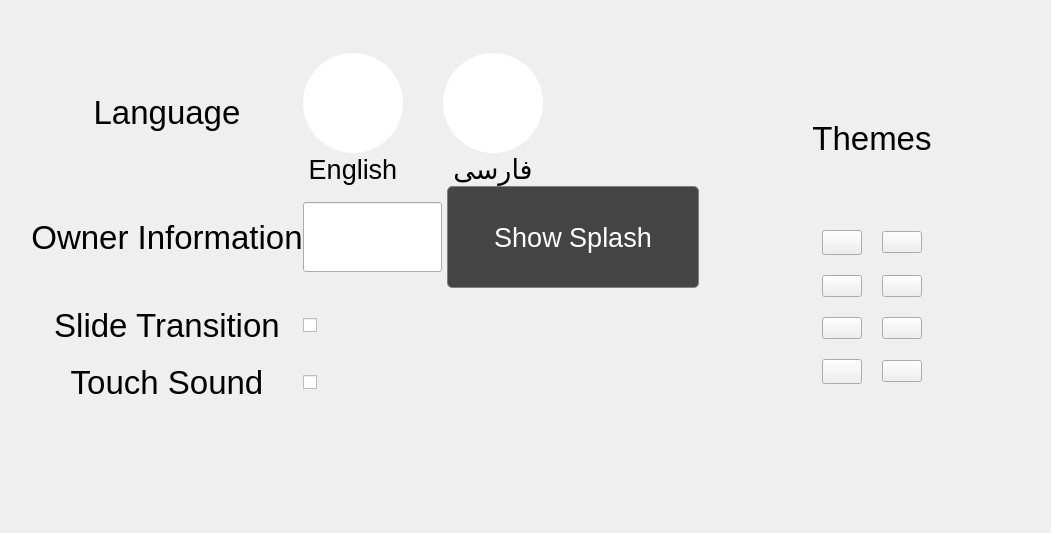
          <widget class="QWidget" name="uiPage">
           <layout class="QVBoxLayout" name="verticalLayout_54">
            <item>
             <layout class="QVBoxLayout" name="verticalLayout_53" stretch="8,2">
              <property name="spacing">
               <number>0</number>
              </property>
              <property name="leftMargin">
               <number>20</number>
              </property>
              <property name="topMargin">
               <number>0</number>
              </property>
              <property name="bottomMargin">
               <number>0</number>
              </property>
              <item>
               <layout class="QHBoxLayout" name="horizontalLayout_78" stretch="4,2">
                <property name="topMargin">
                 <number>0</number>
                </property>
                <item>
                 <layout class="QGridLayout" name="gridLayout_2" rowstretch="1,4,0,0,0,0,0,0" columnstretch="1,2" rowminimumheight="0,0,0,0,0,0,0,0">
                  <property name="topMargin">
                   <number>0</number>
                  </property>
                  <property name="rightMargin">
                   <number>0</number>
                  </property>
                  <property name="spacing">
                   <number>0</number>
                  </property>
                  <item row="3" column="0">
                   <spacer name="verticalSpacer_38">
                    <property name="orientation">
                     <enum>Qt::Vertical</enum>
                    </property>
                    <property name="sizeHint" stdset="0">
                     <size>
                      <width>20</width>
                      <height>40</height>
                     </size>
                    </property>
                   </spacer>
                  </item>
                  <item row="0" column="0">
                   <widget class="QLabel" name="lblUiError">
                    <property name="font">
                     <font>
                      <family>Arial</family>
                      <pointsize>18</pointsize>
                     </font>
                    </property>
                    <property name="text">
                     <string/>
                    </property>
                    <property name="alignment">
                     <set>Qt::AlignCenter</set>
                    </property>
                   </widget>
                  </item>
                  <item row="6" column="0">
                   <widget class="QLabel" name="lblTouchSound">
                    <property name="font">
                     <font>
                      <family>Arial</family>
                      <pointsize>25</pointsize>
                     </font>
                    </property>
                    <property name="text">
                     <string>Touch Sound</string>
                    </property>
                    <property name="alignment">
                     <set>Qt::AlignCenter</set>
                    </property>
                   </widget>
                  </item>
                  <item row="1" column="0">
                   <widget class="QLabel" name="lblLanguage">
                    <property name="font">
                     <font>
                      <family>Arial</family>
                      <pointsize>25</pointsize>
                     </font>
                    </property>
                    <property name="text">
                     <string>Language</string>
                    </property>
                    <property name="alignment">
                     <set>Qt::AlignCenter</set>
                    </property>
                   </widget>
                  </item>
                  <item row="2" column="1">
                   <layout class="QHBoxLayout" name="horizontalLayout_46">
                    <item>
                     <widget class="LineEdit" name="txtOwnerInfo">
                      <property name="minimumSize">
                       <size>
                        <width>0</width>
                        <height>70</height>
                       </size>
                      </property>
                      <property name="maximumSize">
                       <size>
                        <width>16777215</width>
                        <height>70</height>
                       </size>
                      </property>
                      <property name="font">
                       <font>
                        <family>Arial</family>
                        <pointsize>25</pointsize>
                       </font>
                      </property>
                      <property name="styleSheet">
                       <string notr="true"/>
                      </property>
                      <property name="alignment">
                       <set>Qt::AlignCenter</set>
                      </property>
                     </widget>
                    </item>
                    <item>
                     <widget class="QPushButton" name="btnShowSplash">
                      <property name="font">
                       <font>
                        <family>Arial</family>
                        <pointsize>20</pointsize>
                       </font>
                      </property>
                      <property name="styleSheet">
                       <string notr="true">QPushButton {
background-color: rgb(68, 68, 68);
min-width: 250px;
min-height: 100px;
border-radius: 5px;
border: 1px solid gray;
margin: 0 5px 0 5px;
outline:0;
color:white;
}
QPushButton:hover:!pressed{
background-color:rgb(77, 77, 77);
border: 1px solid white;
}</string>
                      </property>
                      <property name="text">
                       <string>Show Splash</string>
                      </property>
                     </widget>
                    </item>
                   </layout>
                  </item>
                  <item row="4" column="1">
                   <widget class="ToggleButton" name="chbSlideTransition">
                    <property name="text">
                     <string/>
                    </property>
                   </widget>
                  </item>
                  <item row="4" column="0">
                   <widget class="QLabel" name="lblSlideTransition">
                    <property name="font">
                     <font>
                      <family>Arial</family>
                      <pointsize>25</pointsize>
                     </font>
                    </property>
                    <property name="text">
                     <string>Slide Transition</string>
                    </property>
                    <property name="alignment">
                     <set>Qt::AlignCenter</set>
                    </property>
                   </widget>
                  </item>
                  <item row="7" column="0">
                   <spacer name="verticalSpacer_81">
                    <property name="orientation">
                     <enum>Qt::Vertical</enum>
                    </property>
                    <property name="sizeHint" stdset="0">
                     <size>
                      <width>20</width>
                      <height>40</height>
                     </size>
                    </property>
                   </spacer>
                  </item>
                  <item row="1" column="1">
                   <layout class="QGridLayout" name="gridLayout_4" columnstretch="0,0,0,1">
                    <property name="rightMargin">
                     <number>0</number>
                    </property>
                    <property name="spacing">
                     <number>0</number>
                    </property>
                    <item row="1" column="0">
                     <widget class="QPushButton" name="btnEnLang">
                      <property name="minimumSize">
                       <size>
                        <width>100</width>
                        <height>100</height>
                       </size>
                      </property>
                      <property name="maximumSize">
                       <size>
                        <width>100</width>
                        <height>100</height>
                       </size>
                      </property>
                      <property name="styleSheet">
                       <string notr="true">QPushButton {
outline:0;
border-radius:50px;
background-color: rgb(255, 255, 255);
}

QPushButton:pressed{
    background-color: rgb(255, 0, 0);
}</string>
                      </property>
                      <property name="text">
                       <string/>
                      </property>
                      <property name="icon">
                       <iconset>
                        <normaloff>images/english.png</normaloff>images/english.png</iconset>
                      </property>
                      <property name="iconSize">
                       <size>
                        <width>90</width>
                        <height>90</height>
                       </size>
                      </property>
                     </widget>
                    </item>
                    <item row="2" column="0">
                     <widget class="QLabel" name="lblEn">
                      <property name="font">
                       <font>
                        <family>Arial</family>
                        <pointsize>20</pointsize>
                       </font>
                      </property>
                      <property name="text">
                       <string>English</string>
                      </property>
                      <property name="alignment">
                       <set>Qt::AlignCenter</set>
                      </property>
                     </widget>
                    </item>
                    <item row="1" column="2">
                     <widget class="QPushButton" name="btnFaLang">
                      <property name="minimumSize">
                       <size>
                        <width>100</width>
                        <height>100</height>
                       </size>
                      </property>
                      <property name="maximumSize">
                       <size>
                        <width>100</width>
                        <height>100</height>
                       </size>
                      </property>
                      <property name="styleSheet">
                       <string notr="true">QPushButton {
outline:0;
border-radius:50px;
background-color: rgb(255, 255, 255);
}

QPushButton:pressed{
    background-color: rgb(255, 0, 0);
}

</string>
                      </property>
                      <property name="text">
                       <string/>
                      </property>
                      <property name="icon">
                       <iconset>
                        <normaloff>images/persian.png</normaloff>images/persian.png</iconset>
                      </property>
                      <property name="iconSize">
                       <size>
                        <width>90</width>
                        <height>90</height>
                       </size>
                      </property>
                     </widget>
                    </item>
                    <item row="2" column="2">
                     <widget class="QLabel" name="lblFa">
                      <property name="font">
                       <font>
                        <family>A Iranian Sans</family>
                        <pointsize>20</pointsize>
                       </font>
                      </property>
                      <property name="text">
                       <string>فارسی</string>
                      </property>
                      <property name="alignment">
                       <set>Qt::AlignCenter</set>
                      </property>
                     </widget>
                    </item>
                    <item row="0" column="2">
                     <widget class="QLabel" name="lblFaSelected">
                      <property name="text">
                       <string/>
                      </property>
                      <property name="alignment">
                       <set>Qt::AlignCenter</set>
                      </property>
                     </widget>
                    </item>
                    <item row="1" column="1">
                     <spacer name="horizontalSpacer_63">
                      <property name="orientation">
                       <enum>Qt::Horizontal</enum>
                      </property>
                      <property name="sizeHint" stdset="0">
                       <size>
                        <width>40</width>
                        <height>20</height>
                       </size>
                      </property>
                     </spacer>
                    </item>
                    <item row="1" column="3">
                     <spacer name="horizontalSpacer_105">
                      <property name="orientation">
                       <enum>Qt::Horizontal</enum>
                      </property>
                      <property name="sizeHint" stdset="0">
                       <size>
                        <width>40</width>
                        <height>20</height>
                       </size>
                      </property>
                     </spacer>
                    </item>
                    <item row="0" column="0">
                     <widget class="QLabel" name="lblEnSelected">
                      <property name="text">
                       <string/>
                      </property>
                      <property name="alignment">
                       <set>Qt::AlignCenter</set>
                      </property>
                     </widget>
                    </item>
                   </layout>
                  </item>
                  <item row="2" column="0">
                   <widget class="QLabel" name="lblOwnerInfo">
                    <property name="font">
                     <font>
                      <family>Arial</family>
                      <pointsize>25</pointsize>
                     </font>
                    </property>
                    <property name="text">
                     <string>Owner Information</string>
                    </property>
                    <property name="alignment">
                     <set>Qt::AlignCenter</set>
                    </property>
                   </widget>
                  </item>
                  <item row="5" column="0">
                   <spacer name="verticalSpacer_80">
                    <property name="orientation">
                     <enum>Qt::Vertical</enum>
                    </property>
                    <property name="sizeHint" stdset="0">
                     <size>
                      <width>20</width>
                      <height>40</height>
                     </size>
                    </property>
                   </spacer>
                  </item>
                  <item row="6" column="1">
                   <widget class="ToggleButton" name="chbTouchSound">
                    <property name="text">
                     <string/>
                    </property>
                   </widget>
                  </item>
                 </layout>
                </item>
                <item>
                 <layout class="QVBoxLayout" name="verticalLayout_85" stretch="2,3,1,0,1">
                  <property name="rightMargin">
                   <number>0</number>
                  </property>
                  <property name="bottomMargin">
                   <number>0</number>
                  </property>
                  <item>
                   <spacer name="verticalSpacer_86">
                    <property name="orientation">
                     <enum>Qt::Vertical</enum>
                    </property>
                    <property name="sizeHint" stdset="0">
                     <size>
                      <width>20</width>
                      <height>40</height>
                     </size>
                    </property>
                   </spacer>
                  </item>
                  <item>
                   <widget class="QLabel" name="lblTheme">
                    <property name="font">
                     <font>
                      <family>Arial</family>
                      <pointsize>25</pointsize>
                     </font>
                    </property>
                    <property name="text">
                     <string>Themes</string>
                    </property>
                    <property name="alignment">
                     <set>Qt::AlignCenter</set>
                    </property>
                   </widget>
                  </item>
                  <item>
                   <spacer name="verticalSpacer_85">
                    <property name="orientation">
                     <enum>Qt::Vertical</enum>
                    </property>
                    <property name="sizeHint" stdset="0">
                     <size>
                      <width>20</width>
                      <height>40</height>
                     </size>
                    </property>
                   </spacer>
                  </item>
                  <item>
                   <layout class="QGridLayout" name="gridLayout_5">
                    <property name="spacing">
                     <number>20</number>
                    </property>
                    <item row="2" column="1">
                     <widget class="QPushButton" name="btnTheme1">
                      <property name="minimumSize">
                       <size>
                        <width>0</width>
                        <height>0</height>
                       </size>
                      </property>
                      <property name="styleSheet">
                       <string notr="true"/>
                      </property>
                      <property name="text">
                       <string/>
                      </property>
                     </widget>
                    </item>
                    <item row="2" column="2">
                     <widget class="QPushButton" name="btnTheme2">
                      <property name="minimumSize">
                       <size>
                        <width>0</width>
                        <height>0</height>
                       </size>
                      </property>
                      <property name="styleSheet">
                       <string notr="true"/>
                      </property>
                      <property name="text">
                       <string/>
                      </property>
                     </widget>
                    </item>
                    <item row="1" column="2">
                     <widget class="QPushButton" name="btnColor4">
                      <property name="text">
                       <string/>
                      </property>
                     </widget>
                    </item>
                    <item row="3" column="1">
                     <widget class="QPushButton" name="btnTheme3">
                      <property name="minimumSize">
                       <size>
                        <width>0</width>
                        <height>0</height>
                       </size>
                      </property>
                      <property name="font">
                       <font>
                        <family>MS Reference Sans Serif</family>
                       </font>
                      </property>
                      <property name="styleSheet">
                       <string notr="true"/>
                      </property>
                      <property name="text">
                       <string/>
                      </property>
                     </widget>
                    </item>
                    <item row="3" column="2">
                     <widget class="QPushButton" name="btnTheme4">
                      <property name="text">
                       <string/>
                      </property>
                     </widget>
                    </item>
                    <item row="0" column="1">
                     <widget class="QPushButton" name="btnColor1">
                      <property name="minimumSize">
                       <size>
                        <width>0</width>
                        <height>0</height>
                       </size>
                      </property>
                      <property name="maximumSize">
                       <size>
                        <width>16777215</width>
                        <height>16777215</height>
                       </size>
                      </property>
                      <property name="font">
                       <font>
                        <family>MS Reference Sans Serif</family>
                       </font>
                      </property>
                      <property name="styleSheet">
                       <string notr="true"/>
                      </property>
                      <property name="text">
                       <string/>
                      </property>
                     </widget>
                    </item>
                    <item row="0" column="2">
                     <widget class="QPushButton" name="btnColor2">
                      <property name="text">
                       <string/>
                      </property>
                     </widget>
                    </item>
                    <item row="1" column="1">
                     <widget class="QPushButton" name="btnColor3">
                      <property name="text">
                       <string/>
                      </property>
                     </widget>
                    </item>
                    <item row="0" column="3">
                     <spacer name="horizontalSpacer_64">
                      <property name="orientation">
                       <enum>Qt::Horizontal</enum>
                      </property>
                      <property name="sizeHint" stdset="0">
                       <size>
                        <width>40</width>
                        <height>20</height>
                       </size>
                      </property>
                     </spacer>
                    </item>
                    <item row="0" column="0">
                     <spacer name="horizontalSpacer_110">
                      <property name="orientation">
                       <enum>Qt::Horizontal</enum>
                      </property>
                      <property name="sizeHint" stdset="0">
                       <size>
                        <width>40</width>
                        <height>20</height>
                       </size>
                      </property>
                     </spacer>
                    </item>
                   </layout>
                  </item>
                  <item>
                   <spacer name="verticalSpacer_84">
                    <property name="orientation">
                     <enum>Qt::Vertical</enum>
                    </property>
                    <property name="sizeHint" stdset="0">
                     <size>
                      <width>20</width>
                      <height>40</height>
                     </size>
                    </property>
                   </spacer>
                  </item>
                 </layout>
                </item>
               </layout>
              </item>
              <item>
               <spacer name="verticalSpacer_39">
                <property name="orientation">
                 <enum>Qt::Vertical</enum>
                </property>
                <property name="sizeHint" stdset="0">
                 <size>
                  <width>20</width>
                  <height>40</height>
                 </size>
                </property>
               </spacer>
              </item>
             </layout>
            </item>
           </layout>
          </widget>
